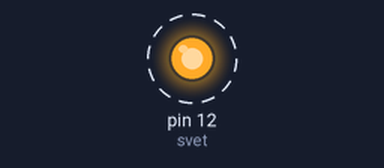
The sketch below on a simulated Arduino Uno, built with avr-gcc and run on an emulated ATmega328P. Parts: output pins drawn as LEDs (lit = HIGH). Dashed ring = blinking.

Above: at 0.5 s.
Timing chart, 0 to 4.6 s (numbered marks = the images above):
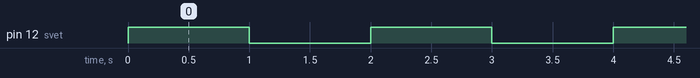

The sketch:

svet.ino
```cpp
int svet =12;


void setup() {
  pinMode(svet, OUTPUT);

}

void loop() {
  digitalWrite(svet, HIGH);
  delay(1000);

  digitalWrite(svet, LOW);
  delay(1000);

}
```

Measured:
- by itself, pin 12 (svet): alternates HIGH for 1.0 s and LOW for 1.0 s
